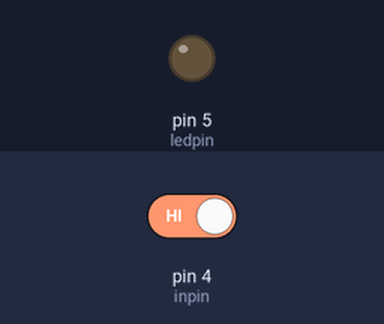
The sketch below on a simulated Arduino Uno, built with avr-gcc and run on an emulated ATmega328P. Parts: output pins drawn as LEDs (lit = HIGH). The inputs (shaded band) are chosen by the test bench; at power-on: pin 4 (inpin) HIGH.

Above: at 1.2 s.
1.3 s: pin 4 (inpin) driven LOW
At 1.9 s:
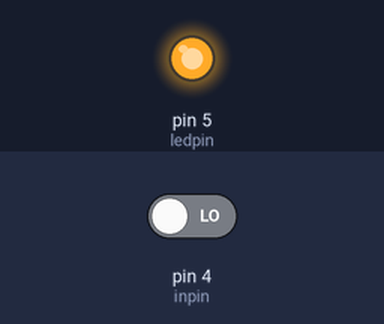
2.8 s: pin 4 (inpin) driven HIGH
At 4.2 s:
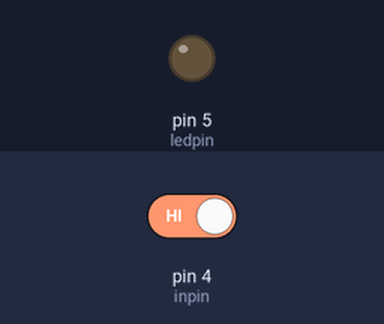
Timing chart, 0 to 5.8 s (numbered marks = the images above; inputs shaded):
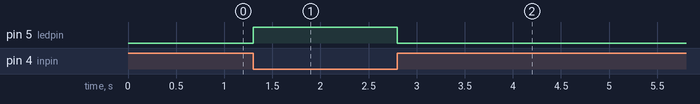

The sketch:

light_controlled_by_button.ino
```cpp
/*
Keyestudio smart home Kit for Arduino
Project 4
Button
http://www.keyestudio.com
*/
int ledpin = 5; // Define the led light in D5
int inpin = 4; // Define the button in D4
int val; // Define variable val
void setup ()
{
pinMode (ledpin, OUTPUT); // The LED light interface is defined as output
pinMode (inpin, INPUT); // Define the button interface as input
}
void loop ()
{
val = digitalRead (inpin); // Read the digital 4 level value and assign it to val
if (val == LOW) // Whether the key is pressed, the light will be on when pressed
{digitalWrite (ledpin, HIGH);}
else
{digitalWrite (ledpin, LOW);}
}
//
```

Measured:
- after the input at 1.3 s, pin 5 (ledpin): LOW → HIGH at once
- after the input at 2.8 s, pin 5 (ledpin): HIGH → LOW at once
